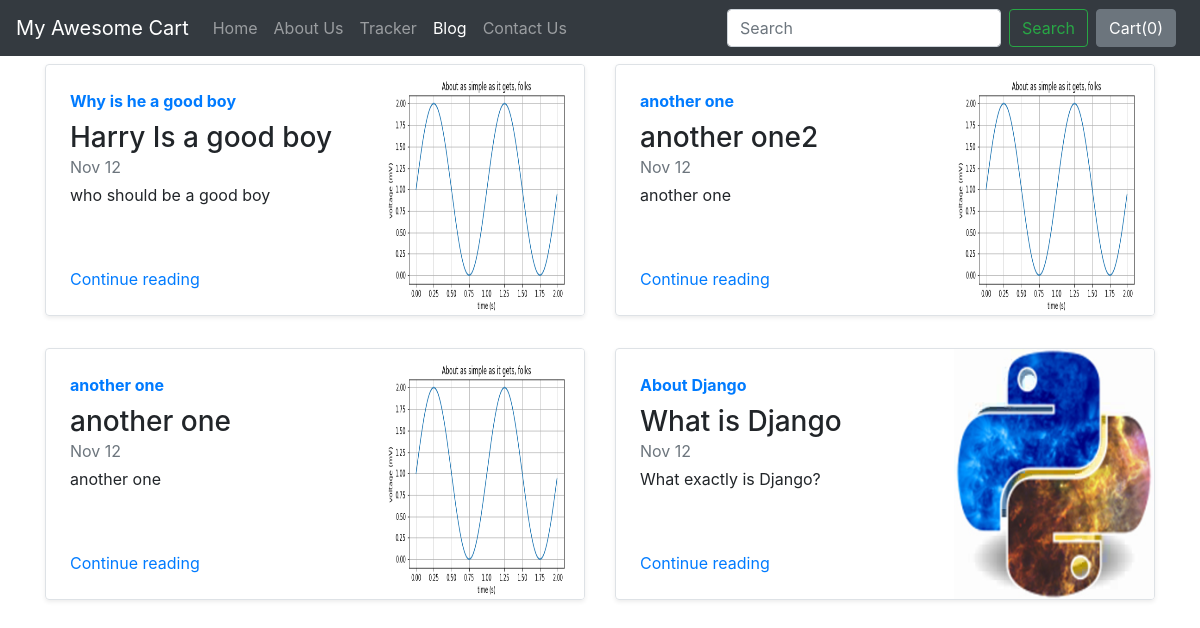
/blog/, run on an earlier commit of the app's database.
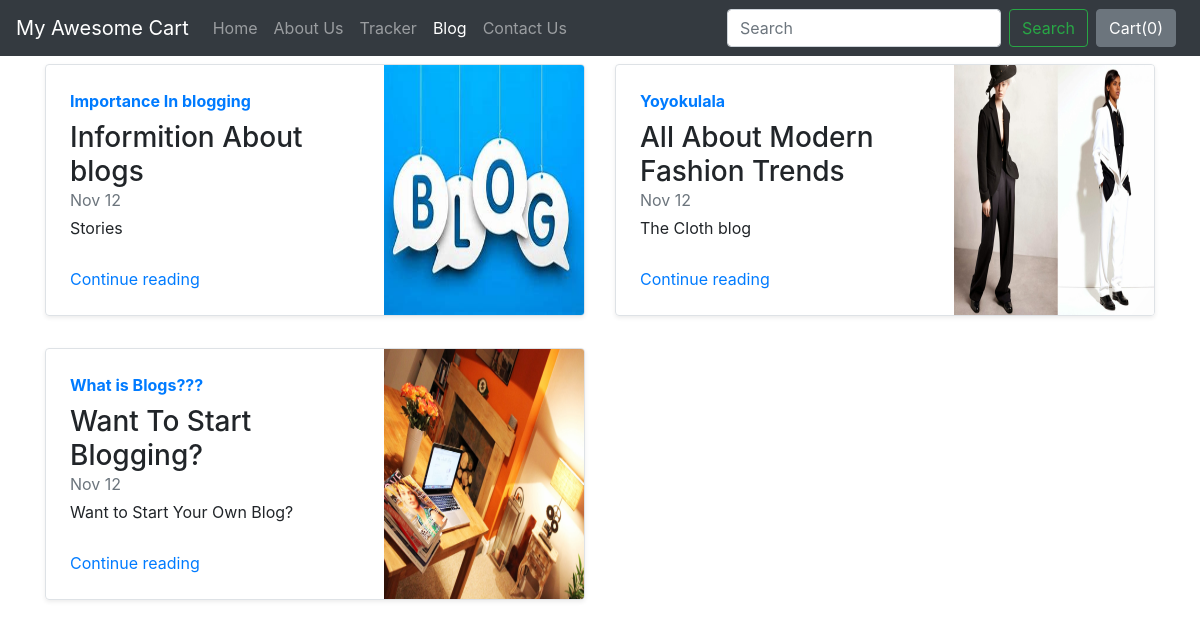
And on a later commit of the database.
### blog/models.py (models this page shows)
class Blogpost(models.Model):
    post_id = models.AutoField(primary_key=True)
    title = models.CharField(max_length=50)
    head0 = models.CharField(max_length=500, default="")
    chead0 = models.CharField(max_length=5000, default="")
    head1 = models.CharField(max_length=500, default="")
    chead1 = models.CharField(max_length=5000, default="")
    head2 = models.CharField(max_length=500, default="")
    chead2 = models.CharField(max_length=5000, default="")
    pub_date = models.DateField()
    thumbnail = models.ImageField(upload_to='shop/images', default="")
    def __str__(self):
        return self.title

### blog/views.py (the view)
# urls.py: path("", views.index, name="blogHome"),
def index(request):
    myposts = Blogpost.objects.all()
    print(myposts)
    return render(request, 'blog/index.html',
                  {'myposts': myposts})

### blog/templates/blog/index.html
{% extends 'blog/basic.html' %}
{% block body %}
<div class="container">
<div class="row my-2">
    {% for item in myposts %}
        <div class="col-md-6">
            <div
                class="row no-gutters border rounded overflow-hidden flex-md-row mb-4 shadow-sm h-md-250 position-relative">
                <div class="col p-4 d-flex flex-column position-static">
                    <strong class="d-inline-block mb-2 text-primary">{{item.head0}}</strong>
                    <h3 class="mb-0">{{item.title}}</h3>
                    <div class="mb-1 text-muted">Nov 12</div>
                    <p class="card-text mb-auto">{{item.head1}}</p>
                    <a href="blogpost/{{item.post_id}}" class="stretched-link">Continue reading</a>
                </div>
                <div class="col-auto d-none d-lg-block">
                    <img src="/media/{{item.thumbnail}}" class="bd-placeholder-img" width="200" height="250"
                        aria-label="Placeholder: Thumbnail"/>
                </div>
            </div>
        </div>
{% if forloop.counter|divisibleby:2 %}
    </div><div class="row my-2">
    {% endif %}
    {% endfor %}
</div>
{% endblock %}

### blog/templates/blog/basic.html (shortened to what this page needs)
<!doctype html>
<html lang="en">
  <head>
    <link rel="stylesheet" href="https://stackpath.bootstrapcdn.com/bootstrap/4.2.1/css/bootstrap.min.css">
  </head>
  <body>
    <nav class="navbar navbar-expand-lg navbar-dark bg-dark">
  <a class="navbar-brand" href="/shop">My Awesome Cart</a>
  <div class="collapse navbar-collapse" id="navbarSupportedContent">
    <ul class="navbar-nav mr-auto">
      <li class="nav-item">
        <a class="nav-link" href="/shop">Home <span class="sr-only">(current)</span></a>
      </li>
      <li class="nav-item">
        <a class="nav-link" href="/shop/about">About Us</a>
      </li>
      <li class="nav-item">
        <a class="nav-link" href="/shop/tracker">Tracker</a>
      </li>
      <li class="nav-item active">
        <a class="nav-link" href="/blog">Blog</a>
      </li>
       <li class="nav-item">
        <a class="nav-link" href="/shop/contact">Contact Us</a>
      </li>
    </ul>
    <form class="form-inline my-2 my-lg-0">
      <input class="form-control mr-sm-2" type="search" placeholder="Search" aria-label="Search">
      <button class="btn btn-outline-success my-2 my-sm-0" type="submit">Search</button>
    </form>
    <button type="button" class="btn btn-secondary mx-2" id="popcart" data-container="body" data-toggle="popover" data-placement="bottom" data-html="true" data-content="Vivamus
sagittis lacus vel augue laoreet rutrum faucibus.">
  Cart(<span id="cart">0</span>)
</button>
  </div>
</nav>
  {% block body %} {% endblock %}
  </body>
</html>

What changed in the data, as far as the page shows it:
removed Blogpost: head0 "About Django", title "What is Django", head1 "What exactly is Django?", thumbnail (picture)
changed Blogpost: head0 "Why is he a good boy" → "Importance In blogging"; title "Harry Is a good boy" → "Informition About blogs"; head1 "who should be a good boy" → "Stories"; thumbnail: a different picture
changed Blogpost: head0 "another one" → "Yoyokulala"; title "another one2" → "All About Modern Fashion Trends"; head1 "another one" → "The Cloth blog"; thumbnail: a different picture
changed Blogpost: head0 "another one" → "What is Blogs???"; title "another one" → "Want To Start Blogging?"; head1 "another one" → "Want to Start Your Own Blog?"; thumbnail: a different picture
